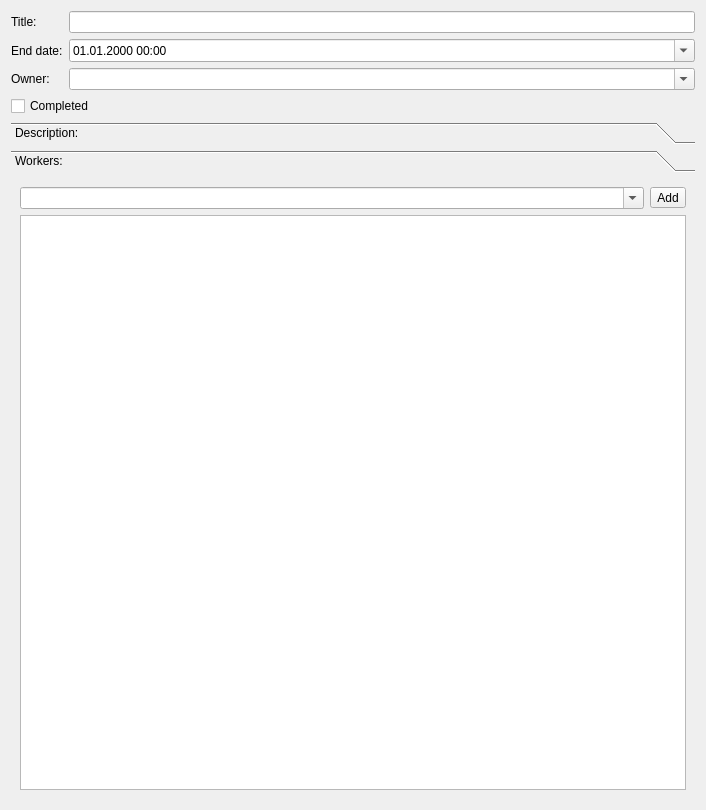
<?xml version="1.0" encoding="UTF-8"?>
<ui version="4.0">
 <class>TodoView</class>
 <widget class="QWidget" name="TodoView">
  <property name="geometry">
   <rect>
    <x>0</x>
    <y>0</y>
    <width>706</width>
    <height>810</height>
   </rect>
  </property>
  <property name="baseSize">
   <size>
    <width>500</width>
    <height>0</height>
   </size>
  </property>
  <property name="windowTitle">
   <string>Form</string>
  </property>
  <layout class="QVBoxLayout" name="verticalLayout_3">
   <item>
    <layout class="QFormLayout" name="formLayout">
     <item row="0" column="0">
      <widget class="QLabel" name="label_2">
       <property name="text">
        <string>Title:</string>
       </property>
      </widget>
     </item>
     <item row="0" column="1">
      <widget class="QLineEdit" name="editTitle"/>
     </item>
     <item row="1" column="0">
      <widget class="QLabel" name="label">
       <property name="text">
        <string>End date:</string>
       </property>
      </widget>
     </item>
     <item row="1" column="1">
      <widget class="QDateTimeEdit" name="editEndDate">
       <property name="wrapping">
        <bool>false</bool>
       </property>
       <property name="frame">
        <bool>true</bool>
       </property>
       <property name="accelerated">
        <bool>false</bool>
       </property>
       <property name="showGroupSeparator" stdset="0">
        <bool>true</bool>
       </property>
       <property name="displayFormat">
        <string>dd.MM.yyyy HH:mm</string>
       </property>
       <property name="calendarPopup">
        <bool>true</bool>
       </property>
      </widget>
     </item>
     <item row="2" column="0">
      <widget class="QLabel" name="label_4">
       <property name="text">
        <string>Owner:</string>
       </property>
      </widget>
     </item>
     <item row="2" column="1">
      <widget class="QComboBox" name="editOwner">
       <property name="editable">
        <bool>true</bool>
       </property>
      </widget>
     </item>
    </layout>
   </item>
   <item>
    <widget class="QCheckBox" name="editCompleted">
     <property name="text">
      <string>Completed</string>
     </property>
    </widget>
   </item>
   <item>
    <widget class="QToolBox" name="toolBox">
     <property name="currentIndex">
      <number>1</number>
     </property>
     <widget class="QWidget" name="page">
      <property name="geometry">
       <rect>
        <x>0</x>
        <y>0</y>
        <width>682</width>
        <height>594</height>
       </rect>
      </property>
      <attribute name="label">
       <string>Description:</string>
      </attribute>
      <layout class="QVBoxLayout" name="verticalLayout_2">
       <item>
        <widget class="QPlainTextEdit" name="editDescription"/>
       </item>
      </layout>
     </widget>
     <widget class="QWidget" name="page_2">
      <property name="geometry">
       <rect>
        <x>0</x>
        <y>0</y>
        <width>682</width>
        <height>594</height>
       </rect>
      </property>
      <attribute name="label">
       <string>Workers:</string>
      </attribute>
      <layout class="QVBoxLayout" name="verticalLayout">
       <item>
        <layout class="QHBoxLayout" name="horizontalLayout">
         <item>
          <widget class="QComboBox" name="editNewWorker">
           <property name="editable">
            <bool>true</bool>
           </property>
          </widget>
         </item>
         <item>
          <widget class="QToolButton" name="buttonAddWorker">
           <property name="text">
            <string>Add</string>
           </property>
          </widget>
         </item>
        </layout>
       </item>
       <item>
        <widget class="QListWidget" name="editWorkers"/>
       </item>
      </layout>
     </widget>
    </widget>
   </item>
  </layout>
 </widget>
 <resources/>
 <connections/>
</ui>
